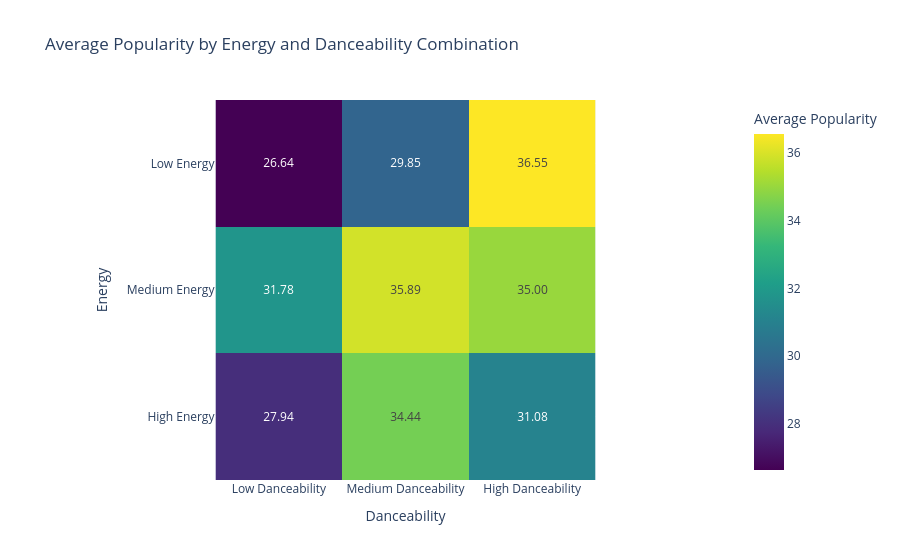

Here is the notebook cell this chart was saved with:
### Markdown cell above
### Is there a “sweet spot” in terms of audio feature combinations (e.g., high energy + high danceability) that consistently produces popular songs?

### Code cell
df_audio = df.copy()

df_audio["energy_level"] = pd.cut(
    df_audio["energy"],
    bins=[0, 0.33, 0.66, 1],
    labels=["Low Energy", "Medium Energy", "High Energy"]
)

df_audio["danceability_level"] = pd.cut(
    df_audio["danceability"],
    bins=[0, 0.33, 0.66, 1],
    labels=["Low Danceability", "Medium Danceability", "High Danceability"]
    
)

sweet_spot = df_audio.groupby(
    ["energy_level", "danceability_level"],
    observed=True
).agg(
    total_tracks=("track_id", "count"),
    avg_popularity=("popularity", "mean"),
    median_popularity=("popularity", "median")
).reset_index()

sweet_spot.sort_values("avg_popularity", ascending=False)

sweet_spot_pivot = sweet_spot.pivot(
    index="energy_level",
    columns="danceability_level",
    values="avg_popularity"
)

fig = px.imshow(
    sweet_spot_pivot,
    text_auto=".2f",
    color_continuous_scale="Viridis",
    title="Average Popularity by Energy and Danceability Combination",
    labels={
        "x": "Danceability",
        "y": "Energy",
        "color": "Average Popularity"
    }
)

fig.show()

### Figure 1 — Plotly figure (JSON) as saved in the notebook; plotly's stock layout.template omitted (floating-point values rounded to 4 significant figures)
{"data": [{"coloraxis": "coloraxis", "hovertemplate": "Danceability: %{x}<br>Energy: %{y}<br>Average Popularity: %{z}<extra></extra>", "name": "0", "texttemplate": "%{z:.2f}", "type": "heatmap", "x": ["Low Danceability", "Medium Danceability", "High Danceability"], "xaxis": "x", "y": ["Low Energy", "Medium Energy", "High Energy"], "yaxis": "y", "z": [[26.64, 29.85, 36.55], [31.78, 35.89, 35.0], [27.94, 34.44, 31.08]]}], "layout": {"coloraxis": {"colorbar": {"title": {"text": "Average Popularity"}}, "colorscale": [[0, "#440154"], [0.1111, "#482878"], [0.2222, "#3e4989"], [0.3333, "#31688e"], [0.4444, "#26828e"], [0.5556, "#1f9e89"], [0.6667, "#35b779"], [0.7778, "#6ece58"], [0.8889, "#b5de2b"], [1, "#fde725"]]}, "title": {"text": "Average Popularity by Energy and Danceability Combination"}, "xaxis": {"anchor": "y", "constrain": "domain", "domain": [0, 1], "scaleanchor": "y", "title": {"text": "Danceability"}}, "yaxis": {"anchor": "x", "autorange": "reversed", "constrain": "domain", "domain": [0, 1], "title": {"text": "Energy"}}}}
